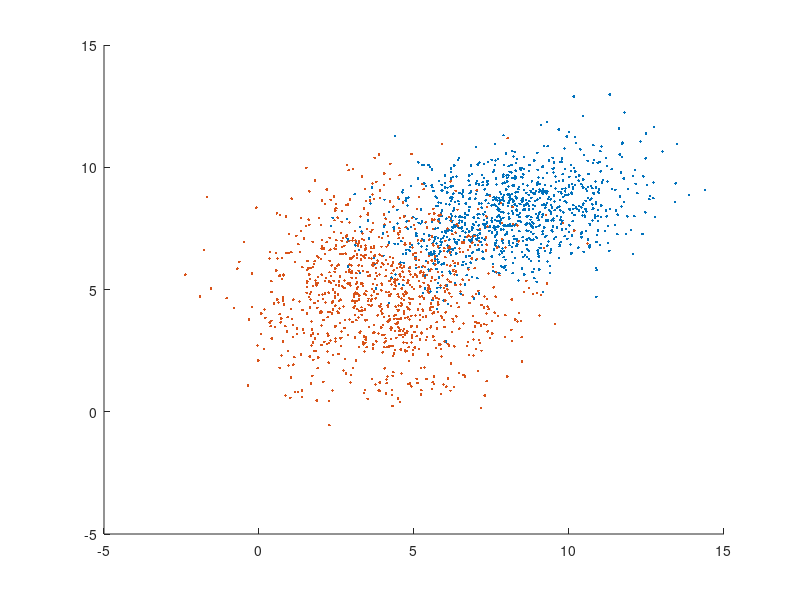

Write the MATLAB code that produced this figure. (Note: this script raises an error after producing the figure.)
load('donnees.mat');

figure('Name','Data');
scatter(C1(:,1),C1(:,2), '.b');
hold on
scatter(C2(:,1),C2(:,2), '.r');
hold off

mcost = [1 0; 0 1];

sizeC1 = length(C1);
sizeC2 = length(C2);

nbIter = 100;
sizeTrain = 100;
nbC1Erreur = zeros(nbIter);
nbC2Erreur = zeros(nbIter);
erreurmoyenne = zeros(nbIter);
for i=1:nbIter
    sizeC1train = length(C1) * 10 / 100;
    C1Indice = randperm(sizeC1, sizeC1);
    TrainC1Indice = C1Indice(1:sizeC1train);
    TrainC1 = C1(TrainC1Indice,:);
    muC1Train = mean(TrainC1);
    sigmaC1Train = cov(TrainC1);
    
    sizeC2train = length(C2) * 10 / 100;
    C2Indice = randperm(sizeC2,sizeC2);
    TrainC2Indice = C2Indice(1:sizeC2train);
    TrainC2 = C2(TrainC2Indice,:);
    muC2Train = mean(TrainC2);
    sigmaC2Train = cov(TrainC2);
    
    TestC2Indice =  C2Indice(sizeC2train+1:sizeC2);
    TestC1Indice =  C1Indice(sizeC1train+1:sizeC1);
    
    TestC2 =  [C2(TestC2Indice,:); C2(TestC2Indice,:)];
    TestC1 = [C1(TestC1Indice,:); C1(TestC1Indice,:)];
    
    ResC2 = MyClassifBayesien(TestC2,muC2Train,sigmaC2Train,muC1Train,sigmaC1Train,mcost, sizeC2, sizeC1);
    ResC1 = MyClassifBayesien(TestC1,muC2Train,sigmaC2Train,muC1Train,sigmaC1Train,mcost, sizeC2, sizeC1);
    nbC1Erreur(i) = sum(ResC1) ./ (length(TestC2) + length(TestC1)) * 100;
    nbC2Erreur(i) = (size(ResC2,1)-sum(ResC2)) ./ (length(TestC2) + length(TestC1)) * 100;
    
    erreurmoyenne(i) = ((nbC1Erreur(i) * length(TestC1)) + (nbC2Erreur(i) * length(TestC2)))./ (length(TestC1) + length(TestC2));
end;

figure('Name','Erreur');
hold on
plot(1:nbIter,nbC1Erreur,'b')
plot(1:nbIter,nbC2Erreur, 'r')
plot(1:nbIter, erreurmoyenne,'g')
hold off